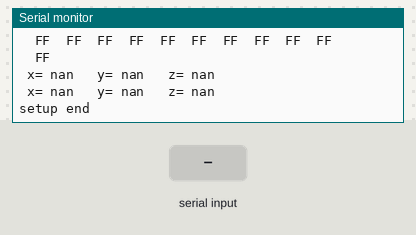
Recording of a sketch running on a simulated Arduino Uno, built for the host (arithmetic inside an expression is 32-bit, double 64-bit). Shown: the last lines printed to the serial monitor. Inputs (shaded band) come from the test bench. EEPROM starts erased.

Above: at 1.2 s.
1.3 s: "90,45\n" received over Serial
At 1.7 s:
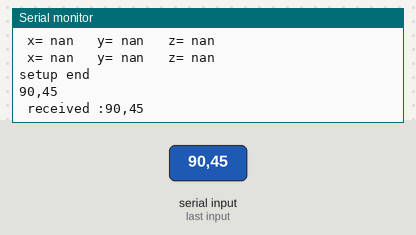
2.8 s: "0\n" received over Serial
At 3.9 s:
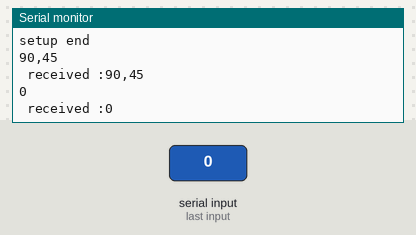

The sketch:

test2EepromEsp8266.ino
```cpp
#include <EEPROM.h>
//int xVal = 1234; //the int to write to EEPROM
long lastTime=0;
#define TIME_INTERVAL 10000
#define ENTETE_COMMANDE "$"
#define LG_ENTETE_COMMANDE 1
#define SEP ","

String inData;
struct IniField{
  float x;
  float y;
  float z;
};
union EepromBuff{
  IniField ini;
  byte byteBuffer[sizeof(IniField)];
  float vect[3];
} eepromBuff;

/******************************************/
void setup() {

  Serial.begin(115200);
  Serial.println("setup start");
  EEPROM.begin(sizeof(eepromBuff));
 /* for(int i=0;i< sizeof(eepromBuff);i++){

  }*/
  Serial.println(toString());
  Serial.println("setup end");
}


/********************************************/
void loop() {
  if(lastTime+TIME_INTERVAL <millis()){
   // Serial.println(toString());
    /*
    byte mByte= EEPROM.read(0);

    Serial.print("mByte ");
    Serial.println(mByte,HEX);
    Serial.println((char)EEPROM.read(0));
    lastTime=millis();*/
  }
  if(Serial.available() > 0 ) {
    char received = Serial.read();
    Serial.print(received);
    //if (received != 0xD && received != 0xA) {
    if (received != -1) {
      inData += received;
      if (received == '\n') {
        Serial.print("\n received :");
        Serial.println(inData);
        int n=inData.indexOf(ENTETE_COMMANDE);
        if (n>=0){
          n +=LG_ENTETE_COMMANDE;
          for(int i=0; i<3;i++){
            int j= inData.indexOf(SEP,n);
            if(j<0){
              j=inData.length();
            }
            Serial.print("inData.substring");
            Serial.print(n);
            Serial.print(",");
            Serial.println(j);
            Serial.println(" = ");
            Serial.println(inData.substring(n,j));
            eepromBuff.vect[i]=inData.substring(n,j).toFloat();
            n=j+1;
          }
          writeEewriprom( &eepromBuff);
          Serial.println(toString());
        }
        inData="";
      }
    }
  }
}

/**********************************************/
void readEeprom(EepromBuff* eepromBuff){
  Serial.print("readEewriprom ");
  Serial.println(toString(eepromBuff));
  for (int i=0; i< sizeof(*eepromBuff);i++){
    eepromBuff->byteBuffer[i]=EEPROM.read(i);
    Serial.print("\t");
    Serial.print(eepromBuff->byteBuffer[i],HEX);
    if ((i% 10)==0)Serial.println();
  }
}
/*****************************************************/
void writeEewriprom(EepromBuff* eepromBuff){
  Serial.print("writeEewriprom ");
  Serial.println(toString(eepromBuff));
   for (int i=0; i< sizeof(*eepromBuff);i++){
    Serial.print("\t");
    Serial.print(eepromBuff->byteBuffer[i],HEX);
    if ((i% 10)==0)Serial.println();
    EEPROM.write(i,eepromBuff->byteBuffer[i]);
  }
  EEPROM.commit();
}
/**************************************************/
String toString( EepromBuff* in){
  String rep="";
  rep +="\n x= " +String(in->ini.x);
  rep +="\t y= " +String(in->ini.y);
  rep +="\t z= "+String(in->ini.z);
  return rep;
}
/**************************************************/
String toString(){
  EepromBuff in;
  readEeprom( &in);
  Serial.println(toString(&in));
  return toString(&in);
}
```

Measured:
- after the input at 1.3 s, the serial monitor: prints a new line at once (image 1)
- after the input at 2.8 s, the serial monitor: prints a new line at once (image 2)
